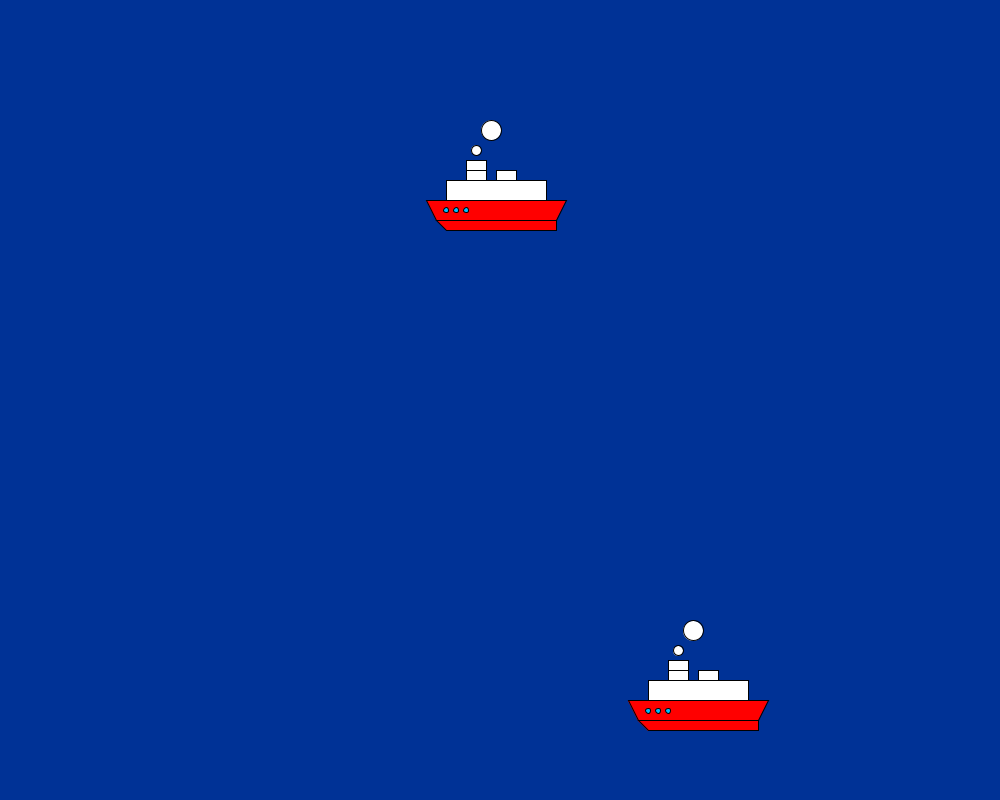
Frame 1 (no input)
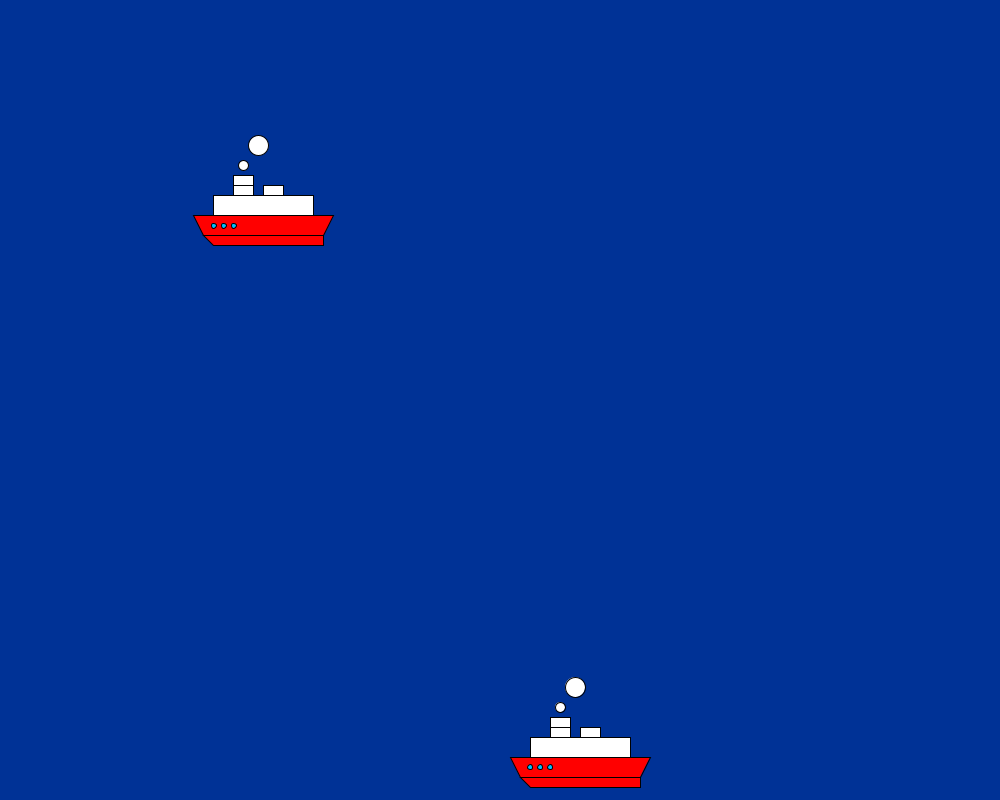
Frame 60 (the mouse pressed at the canvas centre just before this capture)
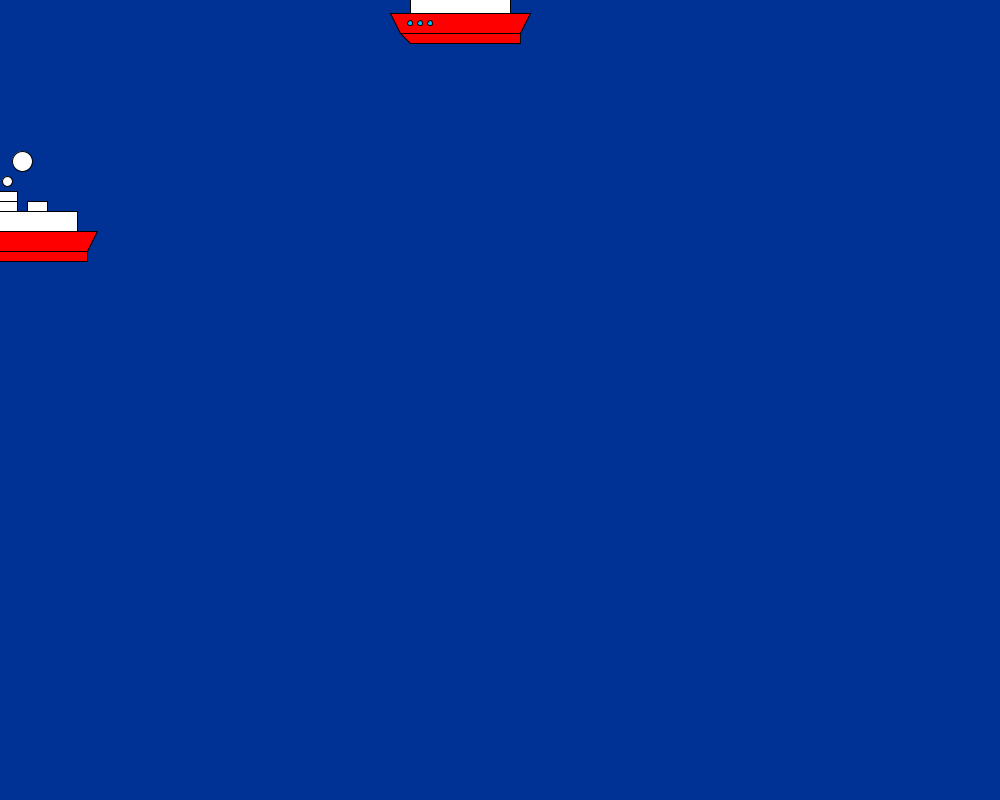
Frame 120 (the mouse held since frame 60 and released just before this capture)

The Processing sketch that drew these frames (run headless with seeded random() and noise(); from frame 60 on, the mouse is pressed at the canvas centre):

// Processing sketch: hw3chanra
// ── hw3chanra.pde
chan ra, at;
void setup(){
  size(1000,800);
  ra = new chan(500,200);
  at = new chan(700,700,2); // vx = 10
  //ra.vx = 0; ra.vy = 0;
  //at.vx = 0; at.vy = 0;
}
void draw(){
  background(0,50,150);  // sea color
  ra.pov();
  ra.ship();
  at.pov();
  at.ship();  
}
/* / make 50 chan's
chan [] at; // 2 objects for At Chanra
void setup(){
  size(1000,800);
  at = new chan[50]; // allocate memory for 50 chan's
  for(int i=0; i<50; i++){
    at[i] = new chan(random(width),random(height));
  }
}
void draw(){
  background(0,50,150);  // sea color
  
  for(int i=0; i<50; i++){
    at[i].ship(); // draw the ship
    at[i].pov();  // move the ship
  }
}*/

// ── ship.pde
//member 2 : titanic ship
class chan {
  // constructor to initialize member data
  chan(float a, float b) {
    x = a;  y = b;
    vx = random(2,5); 
    vy = random(1); 
  };  
  chan(float a, float b, float c) {
    x = a;  y = b;
    vx = c; 
    vy = random(1); 
  };
  // member data
  float x, y, vx, vy;
  // member function
  void cloud(){
    fill(255);
    circle(x-20,y-50,10);
    circle(x-5,y-70,20);
  }
  void pov(){
    x -= vx;  // go left
    y += vy;  // go left
    if(x<0) x = width;
    if(y>height) y = 0;
  }
  void ship() {
    fill(255, 0, 0);
    quad (x-70, y, x-60, y+20, x+60, y+20, x+70, y);
    quad (x-60, y+20, x-50, y+30, x+60, y+30, x+60, y+20);
    fill(255, 255, 255);
    quad (x-50, y-20, x-50, y, x+50, y, x+50, y-20);
    quad (x, y-30, x, y-20, x+20, y-20, x+20, y-30);
    quad (x-30, y-30, x-30, y-20, x-10, y-20, x-10, y-30);
    quad (x-30, y-30, x-30, y-40, x-10, y-40, x-10, y-30);
    fill(0, 191, 255);
    circle (x-50, y+10, 5);
    circle (x-40, y+10, 5);
    circle (x-30, y+10, 5);
    //if(vx>1 && vy>1) 
    cloud();
   //circle(x,y,30); // for check the center.
  }
} // end of class
